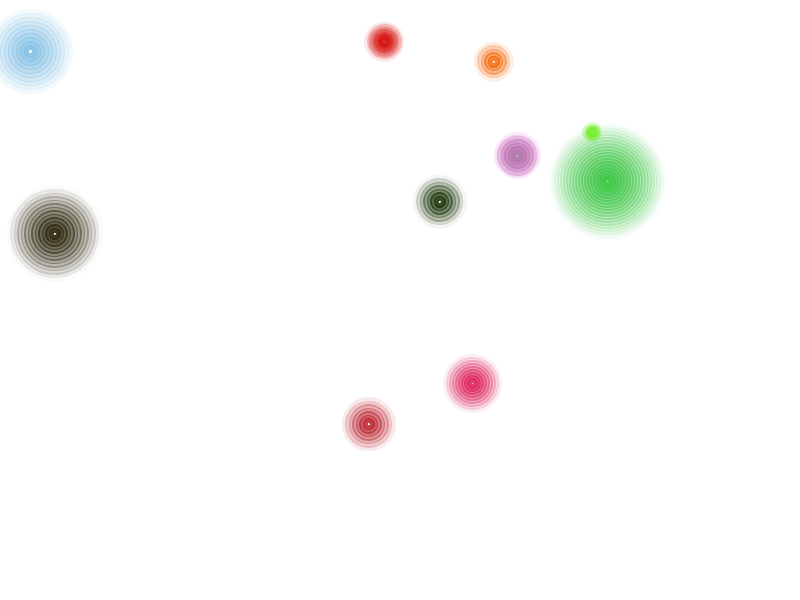
Frame 1 (no input)
Frame 60 (the mouse pressed at the canvas centre just before this capture): identical to frame 1, image omitted
Frame 120 (the mouse held since frame 60 and released just before this capture): identical to frame 1, image omitted

The Processing sketch that drew this single still picture (run headless with seeded random() and noise(); from frame 60 on, the mouse is pressed at the canvas centre):

// Processing sketch: multicircles
// ── multicircles.pde
int _num = 10;  

void setup() {
  size(800,600);
  background(255);
  smooth();
  strokeWeight(1);
  fill(150, 50);
  drawCircles();
}

void draw() {
  // do nothing
}

void mouseReleased() {
  drawCircles();    
}

void drawCircles() {
  for (int i=0; i<_num; i++) { 
    Circle thisCirc = new Circle();
    thisCirc.drawMe();  
  }
}


//======================================== Circle Object

class Circle {
  
  float x, y;     
  float radius; 
  color linecol, fillcol; 
  float alph; 
  
  Circle () {
    strokeWeight(5);
    x = random(width);
    y = random(height);
    fillcol = color(random(255), random(255), random(255));
    radius = random(120) + 10; 
    int radiusIncrement = int(random(5)) + 5;
    for (int i = 0; i <= radius; i+= radiusIncrement) {
        stroke(fillcol, 255-(255 * i/radius));
        ellipse(x, y, i, i);
    }
   // linecol = color(random(255), random(255), random(255));
   
   // alph = random(255);
  }
  
  void drawMe() {      
    noStroke(); 
    fill(fillcol, alph);
    ellipse(x, y, radius*2, radius*2);
    stroke(linecol, 150);
    noFill();
   // ellipse(x, y, 10, 10);
  }
}
